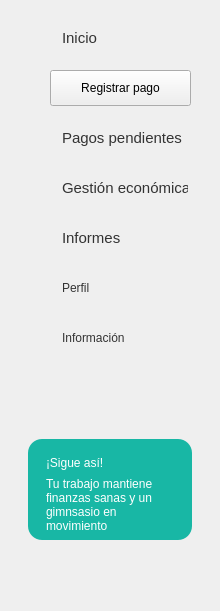
   <widget class="QFrame" name="frameMenu">
    <property name="geometry">
     <rect>
      <x>0</x>
      <y>89</y>
      <width>220</width>
      <height>611</height>
     </rect>
    </property>
    <property name="frameShape">
     <enum>QFrame::NoFrame</enum>
    </property>
    <widget class="QPushButton" name="btnInicio">
     <property name="geometry">
      <rect>
       <x>50</x>
       <y>70</y>
       <width>141</width>
       <height>36</height>
      </rect>
     </property>
     <property name="text">
      <string>Registrar pago</string>
     </property>
    </widget>
    <widget class="QPushButton" name="btnInscritos">
     <property name="geometry">
      <rect>
       <x>50</x>
       <y>170</y>
       <width>150</width>
       <height>36</height>
      </rect>
     </property>
     <property name="font">
      <font>
       <family>Segoe UI</family>
       <pointsize>11</pointsize>
      </font>
     </property>
     <property name="styleSheet">
      <string notr="true">QPushButton {
    background-color: transparent;
    border: none;
    border-radius: 8px;
    padding: 8px 12px;
    text-align: left;
    color: #333333;
}

QPushButton:hover {
    background-color: #E8F8F5;
}

QPushButton:checked {
    background-color: #DDF7F3;
    color: #333333;
    font-weight: bold;
}</string>
     </property>
     <property name="text">
      <string>Gestión económica</string>
     </property>
     <property name="flat">
      <bool>true</bool>
     </property>
    </widget>
    <widget class="QPushButton" name="btnOcupacion">
     <property name="geometry">
      <rect>
       <x>50</x>
       <y>220</y>
       <width>161</width>
       <height>36</height>
      </rect>
     </property>
     <property name="font">
      <font>
       <family>Segoe UI</family>
       <pointsize>11</pointsize>
      </font>
     </property>
     <property name="styleSheet">
      <string notr="true">QPushButton {
    background-color: transparent;
    border: none;
    border-radius: 8px;
    padding: 8px 12px;
    text-align: left;
    color: #333333;
}

QPushButton:hover {
    background-color: #E8F8F5;
}

QPushButton:checked {
    background-color: #DDF7F3;
    color: #333333;
    font-weight: bold;
}</string>
     </property>
     <property name="text">
      <string>Informes</string>
     </property>
     <property name="flat">
      <bool>true</bool>
     </property>
    </widget>
    <widget class="QPushButton" name="btnPerfil">
     <property name="geometry">
      <rect>
       <x>50</x>
       <y>270</y>
       <width>150</width>
       <height>36</height>
      </rect>
     </property>
     <property name="styleSheet">
      <string notr="true">QPushButton {
    background-color: transparent;
    border: none;
    border-radius: 8px;
    padding: 8px 12px;
    text-align: left;
    color: #333333;
}

QPushButton:hover {
    background-color: #E8F8F5;
}

QPushButton:checked {
    background-color: #DDF7F3;
    color: #333333;
    font-weight: bold;
}
</string>
     </property>
     <property name="text">
      <string>Perfil</string>
     </property>
    </widget>
    <widget class="QPushButton" name="btnInformacion">
     <property name="geometry">
      <rect>
       <x>50</x>
       <y>320</y>
       <width>150</width>
       <height>36</height>
      </rect>
     </property>
     <property name="styleSheet">
      <string notr="true">QPushButton {
    background-color: transparent;
    border: none;
    border-radius: 8px;
    padding: 8px 12px;
    text-align: left;
    color: #333333;
}

QPushButton:hover {
    background-color: #E8F8F5;
}

QPushButton:checked {
    background-color: #DDF7F3;
    color: #333333;
    font-weight: bold;
}</string>
     </property>
     <property name="text">
      <string>Información</string>
     </property>
    </widget>
    <widget class="QFrame" name="cardSigue">
     <property name="geometry">
      <rect>
       <x>28</x>
       <y>439</y>
       <width>164</width>
       <height>101</height>
      </rect>
     </property>
     <property name="styleSheet">
      <string notr="true">QFrame#cardSigue { background-color: #18B7A5; border-radius: 14px; border: none; }</string>
     </property>
     <widget class="QLabel" name="lblSigue">
      <property name="geometry">
       <rect>
        <x>18</x>
        <y>12</y>
        <width>130</width>
        <height>24</height>
       </rect>
      </property>
      <property name="styleSheet">
       <string notr="true">color:white; font:bold 11pt &quot;Segoe UI&quot;;</string>
      </property>
      <property name="text">
       <string>¡Sigue así!</string>
      </property>
     </widget>
     <widget class="QLabel" name="lblSigueTexto">
      <property name="geometry">
       <rect>
        <x>18</x>
        <y>35</y>
        <width>130</width>
        <height>61</height>
       </rect>
      </property>
      <property name="styleSheet">
       <string notr="true">color:white; font:9pt &quot;Segoe UI&quot;;</string>
      </property>
      <property name="text">
       <string>Tu trabajo mantiene finanzas sanas y un gimnsasio en movimiento</string>
      </property>
      <property name="wordWrap">
       <bool>true</bool>
      </property>
     </widget>
    </widget>
    <widget class="QLabel" name="label">
     <property name="geometry">
      <rect>
       <x>20</x>
       <y>30</y>
       <width>20</width>
       <height>20</height>
      </rect>
     </property>
     <property name="text">
      <string/>
     </property>
     <property name="pixmap">
      <pixmap>./src/vista/imagenes/casa_inicio.png</pixmap>
     </property>
     <property name="scaledContents">
      <bool>true</bool>
     </property>
    </widget>
    <widget class="QLabel" name="label_10">
     <property name="geometry">
      <rect>
       <x>20</x>
       <y>280</y>
       <width>23</width>
       <height>23</height>
      </rect>
     </property>
     <property name="text">
      <string/>
     </property>
     <property name="pixmap">
      <pixmap>./src/vista/imagenes/usuario.png</pixmap>
     </property>
     <property name="scaledContents">
      <bool>true</bool>
     </property>
    </widget>
    <widget class="QLabel" name="label_11">
     <property name="geometry">
      <rect>
       <x>20</x>
       <y>330</y>
       <width>23</width>
       <height>23</height>
      </rect>
     </property>
     <property name="text">
      <string/>
     </property>
     <property name="pixmap">
      <pixmap>./src/vista/imagenes/informacion.png</pixmap>
     </property>
     <property name="scaledContents">
      <bool>true</bool>
     </property>
    </widget>
    <widget class="QLabel" name="label_12">
     <property name="geometry">
      <rect>
       <x>20</x>
       <y>80</y>
       <width>20</width>
       <height>20</height>
      </rect>
     </property>
     <property name="text">
      <string/>
     </property>
     <property name="pixmap">
      <pixmap>./src/vista/imagenes/caja-registradora.png</pixmap>
     </property>
     <property name="scaledContents">
      <bool>true</bool>
     </property>
    </widget>
    <widget class="QLabel" name="label_3">
     <property name="geometry">
      <rect>
       <x>20</x>
       <y>130</y>
       <width>20</width>
       <height>20</height>
      </rect>
     </property>
     <property name="styleSheet">
      <string notr="true">image: url(./src/vista/imagenes/tarjeta-de-credito.png)</string>
     </property>
     <property name="text">
      <string/>
     </property>
    </widget>
    <widget class="QLabel" name="label_4">
     <property name="geometry">
      <rect>
       <x>20</x>
       <y>180</y>
       <width>20</width>
       <height>20</height>
      </rect>
     </property>
     <property name="styleSheet">
      <string notr="true">image: url(./src/vista/imagenes/cartera.png)</string>
     </property>
     <property name="text">
      <string/>
     </property>
    </widget>
    <widget class="QLabel" name="label_8">
     <property name="geometry">
      <rect>
       <x>20</x>
       <y>230</y>
       <width>23</width>
       <height>23</height>
      </rect>
     </property>
     <property name="styleSheet">
      <string notr="true">image: url(./src/vista/imagenes/grafico-de-barras.png)</string>
     </property>
     <property name="text">
      <string/>
     </property>
    </widget>
    <widget class="QPushButton" name="btnRegistroAsistencia">
     <property name="geometry">
      <rect>
       <x>50</x>
       <y>120</y>
       <width>150</width>
       <height>36</height>
      </rect>
     </property>
     <property name="font">
      <font>
       <family>Segoe UI</family>
       <pointsize>11</pointsize>
      </font>
     </property>
     <property name="styleSheet">
      <string notr="true">QPushButton {
    background-color: transparent;
    border: none;
    border-radius: 8px;
    padding: 8px 12px;
    text-align: left;
    color: #333333;
}

QPushButton:hover {
    background-color: #E8F8F5;
}

QPushButton:checked {
    background-color: #DDF7F3;
    color: #333333;
    font-weight: bold;
}

</string>
     </property>
     <property name="text">
      <string>Pagos pendientes</string>
     </property>
     <property name="flat">
      <bool>true</bool>
     </property>
    </widget>
    <widget class="QPushButton" name="btnClases_2">
     <property name="geometry">
      <rect>
       <x>50</x>
       <y>20</y>
       <width>150</width>
       <height>36</height>
      </rect>
     </property>
     <property name="font">
      <font>
       <family>Segoe UI</family>
       <pointsize>11</pointsize>
      </font>
     </property>
     <property name="mouseTracking">
      <bool>false</bool>
     </property>
     <property name="tabletTracking">
      <bool>false</bool>
     </property>
     <property name="styleSheet">
      <string notr="true">QPushButton {
    background-color: transparent;
    border: none;
    border-radius: 8px;
    padding: 8px 12px;
    text-align: left;
    color: #333333;
}

QPushButton:hover {
    background-color: #E8F8F5;
}

QPushButton:checked {
    background-color: #DDF7F3;
    color: #333333;
    font-weight: bold;
}</string>
     </property>
     <property name="text">
      <string>Inicio</string>
     </property>
     <property name="checkable">
      <bool>true</bool>
     </property>
     <property name="checked">
      <bool>false</bool>
     </property>
     <property name="flat">
      <bool>false</bool>
     </property>
    </widget>
   </widget>
